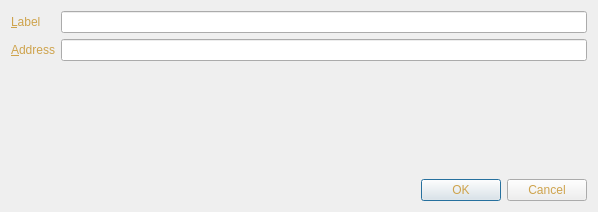
<?xml version="1.0" encoding="UTF-8"?>
<ui version="4.0">
 <class>EditAddressDialog</class>
 <widget class="QDialog" name="EditAddressDialog">
  <property name="geometry">
   <rect>
    <x>0</x>
    <y>0</y>
    <width>598</width>
    <height>212</height>
   </rect>
  </property>
  <property name="windowTitle">
   <string>Edit Address</string>
  </property>
  <property name="styleSheet">
   <string notr="true">background-image: url(:/images/bkg2);
color: rgb(206, 163, 76);</string>
  </property>
  <layout class="QVBoxLayout" name="verticalLayout">
   <item>
    <layout class="QFormLayout" name="formLayout">
     <property name="fieldGrowthPolicy">
      <enum>QFormLayout::AllNonFixedFieldsGrow</enum>
     </property>
     <item row="0" column="0">
      <widget class="QLabel" name="label">
       <property name="text">
        <string>&amp;Label</string>
       </property>
       <property name="buddy">
        <cstring>labelEdit</cstring>
       </property>
      </widget>
     </item>
     <item row="0" column="1">
      <widget class="QLineEdit" name="labelEdit">
       <property name="toolTip">
        <string>The label associated with this address book entry</string>
       </property>
      </widget>
     </item>
     <item row="1" column="0">
      <widget class="QLabel" name="label_2">
       <property name="text">
        <string>&amp;Address</string>
       </property>
       <property name="buddy">
        <cstring>addressEdit</cstring>
       </property>
      </widget>
     </item>
     <item row="1" column="1">
      <widget class="QLineEdit" name="addressEdit">
       <property name="toolTip">
        <string>The address associated with this address book entry. This can only be modified for sending addresses.</string>
       </property>
      </widget>
     </item>
    </layout>
   </item>
   <item>
    <widget class="QDialogButtonBox" name="buttonBox">
     <property name="orientation">
      <enum>Qt::Horizontal</enum>
     </property>
     <property name="standardButtons">
      <set>QDialogButtonBox::Cancel|QDialogButtonBox::Ok</set>
     </property>
    </widget>
   </item>
  </layout>
 </widget>
 <resources/>
 <connections>
  <connection>
   <sender>buttonBox</sender>
   <signal>accepted()</signal>
   <receiver>EditAddressDialog</receiver>
   <slot>accept()</slot>
   <hints>
    <hint type="sourcelabel">
     <x>248</x>
     <y>254</y>
    </hint>
    <hint type="destinationlabel">
     <x>157</x>
     <y>274</y>
    </hint>
   </hints>
  </connection>
  <connection>
   <sender>buttonBox</sender>
   <signal>rejected()</signal>
   <receiver>EditAddressDialog</receiver>
   <slot>reject()</slot>
   <hints>
    <hint type="sourcelabel">
     <x>316</x>
     <y>260</y>
    </hint>
    <hint type="destinationlabel">
     <x>286</x>
     <y>274</y>
    </hint>
   </hints>
  </connection>
 </connections>
</ui>
